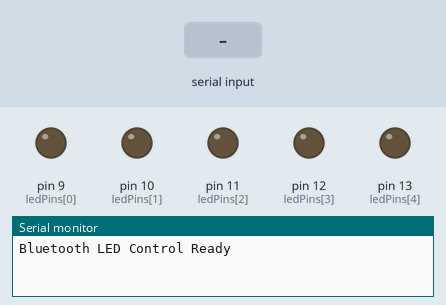
A sketch run on a simulated Arduino Uno, built with avr-gcc and run on an emulated ATmega328P. Shown: output pins drawn as LEDs (lit = HIGH), the last lines printed to the serial monitor. The test bench sets the inputs (shaded band).

Above: at 1.2 s.
1.3 s: "1" received over Serial
At 1.8 s:
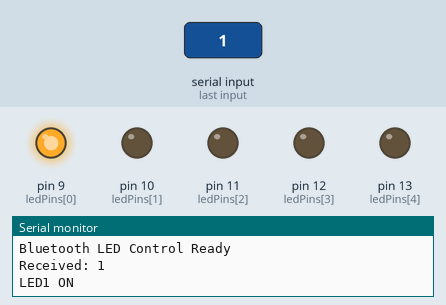
2.8 s: byte 88 ('X') received over Serial
At 4.0 s:
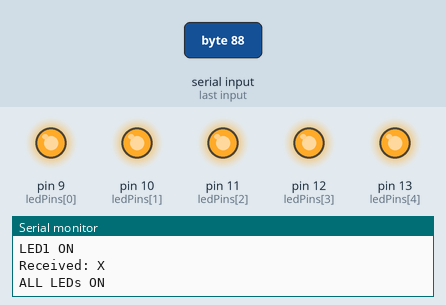
4.3 s: "A" received over Serial
At 5.2 s:
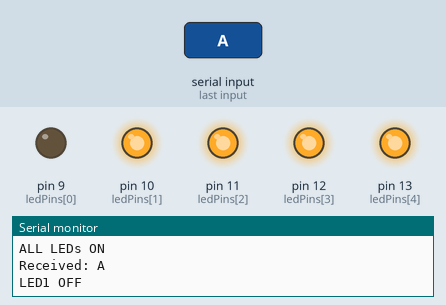
5.8 s: "B" received over Serial
At 6.4 s:
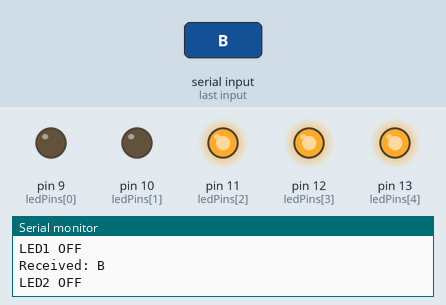
7.3 s: "C" received over Serial
At 8.5 s:
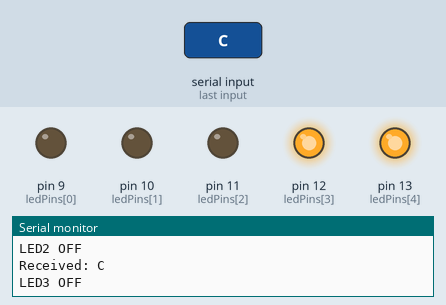
8.8 s: "D" received over Serial
At 9.9 s:
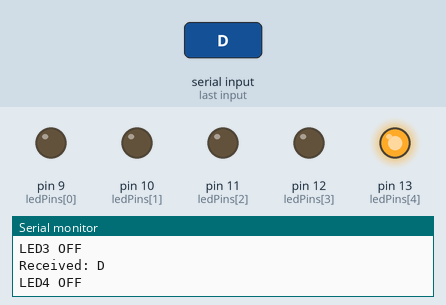
Timing chart, 0 to 11.3 s (numbered marks = the images above; inputs shaded):
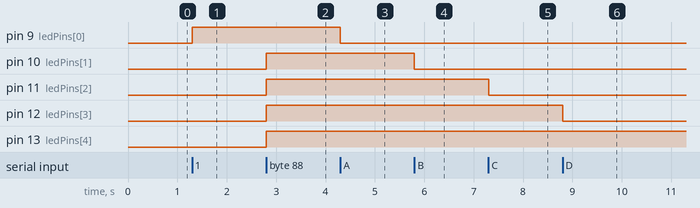

The sketch:

vilakku.ino
```cpp
int ledPins[] = {9,10,11,12,13};

void setup() {
  Serial.begin(9600);


  for (int i = 0; i < 5; i++) {
    pinMode(ledPins[i], OUTPUT);
  }

  Serial.println("Bluetooth LED Control Ready");
}

void loop() {
  if (Serial.available()) {
    char data = Serial.read();
    Serial.print("Received: ");
    Serial.println(data);

    switch (data) {
      case '1': digitalWrite(ledPins[0], HIGH); Serial.println("LED1 ON"); break;
      case '2': digitalWrite(ledPins[1], HIGH); Serial.println("LED2 ON"); break;
      case '3': digitalWrite(ledPins[2], HIGH); Serial.println("LED3 ON"); break;
      case '4': digitalWrite(ledPins[3], HIGH); Serial.println("LED4 ON"); break;
      case '5': digitalWrite(ledPins[4], HIGH); Serial.println("LED5 ON"); break;

      case 'A': digitalWrite(ledPins[0], LOW); Serial.println("LED1 OFF"); break;
      case 'B': digitalWrite(ledPins[1], LOW); Serial.println("LED2 OFF"); break;
      case 'C': digitalWrite(ledPins[2], LOW); Serial.println("LED3 OFF"); break;
      case 'D': digitalWrite(ledPins[3], LOW); Serial.println("LED4 OFF"); break;
      case 'E': digitalWrite(ledPins[4], LOW); Serial.println("LED5 OFF"); break;

      case 'X':
        for (int i = 0; i < 5; i++) digitalWrite(ledPins[i], HIGH);
        Serial.println("ALL LEDs ON");
        break;

      case 'Y':
        for (int i = 0; i < 5; i++) digitalWrite(ledPins[i], LOW);
        Serial.println("ALL LEDs OFF");
        break;
    }
  }
}
```

Measured:
- after the input at 1.3 s, pin 9 (ledPins[0]): LOW → HIGH at once
- after the input at 2.8 s, pin 10 (ledPins[1]), pin 11 (ledPins[2]), pin 12 (ledPins[3]), pin 13 (ledPins[4]): LOW → HIGH at once
- after the input at 4.3 s, pin 9 (ledPins[0]): HIGH → LOW at once
- after the input at 5.8 s, pin 10 (ledPins[1]): HIGH → LOW at once
- after the input at 7.3 s, pin 11 (ledPins[2]): HIGH → LOW at once
- after the input at 8.8 s, pin 12 (ledPins[3]): HIGH → LOW at once
